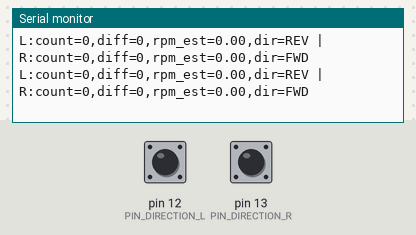
Bench run of a sketch on a simulated Arduino Uno, built with avr-gcc and run on an emulated ATmega328P. On the bench: the last lines printed to the serial monitor. Inputs (shaded band) come from the test bench; at power-on: pin 12 (PIN_DIRECTION_L) HIGH, pin 13 (PIN_DIRECTION_R) HIGH.

Above: at 1.4 s.
1.5 s: pin 12 (PIN_DIRECTION_L) pulled LOW for 0.25 s
At 1.76 s:
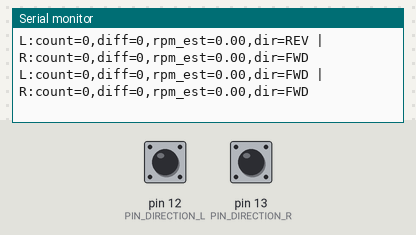
3.2 s: pin 13 (PIN_DIRECTION_R) pulled LOW for 0.25 s
At 3.36 s:
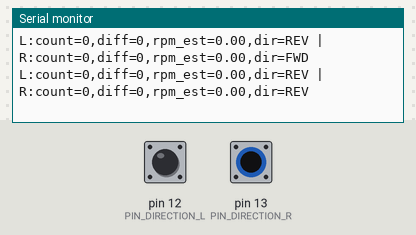
4.9 s: pin 12 (PIN_DIRECTION_L) driven LOW and pin 13 (PIN_DIRECTION_R) driven LOW
At 5.16 s:
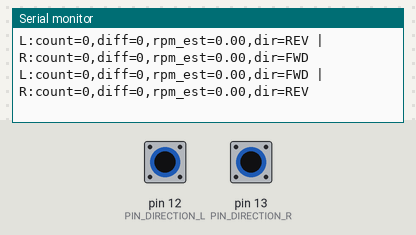

The sketch:

encoder_count_test.ino
```cpp
#include <Arduino.h>

// DC mode only: set to 1 for left encoder, 0 for right encoder.
#ifndef USE_LEFT_ENCODER
#define USE_LEFT_ENCODER 0
#endif

// 0: DC motor driver (quadrature encoder)
// 1: BLDC driver HM-5100J (SPEED-OUT)
// 2: BLDC driver HP-5097 (SPEED-OUT)
#ifndef DRIVER_TYPE
#define DRIVER_TYPE 1
#endif

#define DRIVER_DC 0
#define DRIVER_BLDC_HM5100J 1
#define DRIVER_BLDC_HP5097 2

constexpr uint8_t PIN_ENCODER_L_A = 2;
constexpr uint8_t PIN_ENCODER_L_B = 3;
constexpr uint8_t PIN_ENCODER_R_A = 8;
constexpr uint8_t PIN_ENCODER_R_B = 9;
constexpr uint8_t PIN_SPEED_OUT_L = 5;
constexpr uint8_t PIN_SPEED_OUT_R = 7;
constexpr uint8_t PIN_DIRECTION_L = 12;
constexpr uint8_t PIN_DIRECTION_R = 13;
constexpr bool kDirectionHighIsForwardLeft = false;
constexpr bool kDirectionHighIsForwardRight = true;

constexpr bool kLeftReverse = false;
constexpr bool kRightReverse = true;
constexpr int kSpeedOutPulsesPerRev = 30;

constexpr uint32_t kBaud = 115200;
constexpr uint32_t kReportMs = 200;

struct EncoderState {
  volatile long count;
  volatile uint8_t last_state;  // used for quadrature mode only
  uint8_t pin_a;
  uint8_t pin_b;
  bool reverse;
  bool use_quadrature;
};

EncoderState encoder;
volatile long bldc_count_left = 0;
volatile long bldc_count_right = 0;

int8_t readDirectionSign(uint8_t pin_direction, bool high_is_forward) {
  bool high = (digitalRead(pin_direction) == HIGH);
  bool forward = high_is_forward ? high : !high;
  return forward ? 1 : -1;
}

void updateQuadratureEncoder() {
  bool a_state = digitalRead(encoder.pin_a);
  bool b_state = digitalRead(encoder.pin_b);
  uint8_t state = static_cast<uint8_t>((a_state << 1) | (b_state ? 1 : 0));
  if (state == encoder.last_state) {
    return;
  }

  static const int8_t transition_table[4][4] = {
      { 0, -1,  1,  0},
      { 1,  0,  0, -1},
      {-1,  0,  0,  1},
      { 0,  1, -1,  0},
  };

  int8_t delta = transition_table[encoder.last_state][state];
  if (delta != 0) {
    if (encoder.reverse) {
      delta = -delta;
    }
    encoder.count += delta;
  }
  encoder.last_state = state;
}

void encoderHandler() {
  updateQuadratureEncoder();
}

void speedOutLeftHandler() {
  bldc_count_left += readDirectionSign(PIN_DIRECTION_L, kDirectionHighIsForwardLeft);
}

void speedOutRightHandler() {
  bldc_count_right += readDirectionSign(PIN_DIRECTION_R, kDirectionHighIsForwardRight);
}

void setup() {
  Serial.begin(kBaud);

  encoder.use_quadrature = (DRIVER_TYPE == DRIVER_DC);

#if DRIVER_TYPE == DRIVER_DC
  Serial.println("Driver: DC (quadrature)");
  #if USE_LEFT_ENCODER
    Serial.println("Encoder: LEFT");
    encoder.pin_a = PIN_ENCODER_L_A;
    encoder.pin_b = PIN_ENCODER_L_B;
    encoder.reverse = kLeftReverse;
  #else
    Serial.println("Encoder: RIGHT");
    encoder.pin_a = PIN_ENCODER_R_A;
    encoder.pin_b = PIN_ENCODER_R_B;
    encoder.reverse = kRightReverse;
  #endif
#elif DRIVER_TYPE == DRIVER_BLDC_HM5100J
  Serial.println("Driver: BLDC HM-5100J (SPEED-OUT)");
#elif DRIVER_TYPE == DRIVER_BLDC_HP5097
  Serial.println("Driver: BLDC HP-5097 (SPEED-OUT)");
#else
#error "Unsupported DRIVER_TYPE. Use 0, 1, or 2."
#endif

  if (encoder.use_quadrature) {
    pinMode(encoder.pin_a, INPUT_PULLUP);
    pinMode(encoder.pin_b, INPUT_PULLUP);
    uint8_t initial_a = digitalRead(encoder.pin_a);
    uint8_t initial_b = digitalRead(encoder.pin_b);
    encoder.last_state = static_cast<uint8_t>((initial_a << 1) | (initial_b & 0x01));
    attachInterrupt(digitalPinToInterrupt(encoder.pin_a), encoderHandler, CHANGE);
    attachInterrupt(digitalPinToInterrupt(encoder.pin_b), encoderHandler, CHANGE);
    encoder.count = 0;
  } else {
    pinMode(PIN_SPEED_OUT_L, INPUT_PULLUP);
    pinMode(PIN_SPEED_OUT_R, INPUT_PULLUP);
    pinMode(PIN_DIRECTION_L, INPUT_PULLUP);
    pinMode(PIN_DIRECTION_R, INPUT_PULLUP);
    attachInterrupt(digitalPinToInterrupt(PIN_SPEED_OUT_L), speedOutLeftHandler, RISING);
    attachInterrupt(digitalPinToInterrupt(PIN_SPEED_OUT_R), speedOutRightHandler, RISING);
    Serial.print("SPEED-OUT pulses/rev: ");
    Serial.println(kSpeedOutPulsesPerRev);
    Serial.println("Direction pins: LEFT=GPIO12, RIGHT=GPIO13");
    bldc_count_left = 0;
    bldc_count_right = 0;
  }
}

void loop() {
  static unsigned long last_report = 0;
  static long last_count_left = 0;
  static long last_count_right = 0;
  if (millis() - last_report >= kReportMs) {
    last_report = millis();
    if (encoder.use_quadrature) {
      long count_snapshot;
      noInterrupts();
      count_snapshot = encoder.count;
      interrupts();
      Serial.print("count=");
      Serial.println(count_snapshot);
    } else {
      long count_left_snapshot;
      long count_right_snapshot;
      noInterrupts();
      count_left_snapshot = bldc_count_left;
      count_right_snapshot = bldc_count_right;
      interrupts();

      long diff_left = count_left_snapshot - last_count_left;
      long diff_right = count_right_snapshot - last_count_right;
      float rev_left = static_cast<float>(diff_left) / static_cast<float>(kSpeedOutPulsesPerRev);
      float rev_right = static_cast<float>(diff_right) / static_cast<float>(kSpeedOutPulsesPerRev);
      float rpm_left = rev_left * (60000.0f / static_cast<float>(kReportMs));
      float rpm_right = rev_right * (60000.0f / static_cast<float>(kReportMs));
      bool forward_left = (readDirectionSign(PIN_DIRECTION_L, kDirectionHighIsForwardLeft) > 0);
      bool forward_right = (readDirectionSign(PIN_DIRECTION_R, kDirectionHighIsForwardRight) > 0);

      Serial.print("L:count=");
      Serial.print(count_left_snapshot);
      Serial.print(",diff=");
      Serial.print(diff_left);
      Serial.print(",rpm_est=");
      Serial.print(rpm_left, 2);
      Serial.print(",dir=");
      Serial.print(forward_left ? "FWD" : "REV");
      Serial.print(" | R:count=");
      Serial.print(count_right_snapshot);
      Serial.print(",diff=");
      Serial.print(diff_right);
      Serial.print(",rpm_est=");
      Serial.print(rpm_right, 2);
      Serial.print(",dir=");
      Serial.println(forward_right ? "FWD" : "REV");

      last_count_left = count_left_snapshot;
      last_count_right = count_right_snapshot;
    }
  }
}
```

Measured:
- after the input at 1.5 s, the serial monitor: prints a new line after 0.10 s (image 1)
- after the input at 3.2 s, the serial monitor: prints a new line at once (image 2)
- after the input at 4.9 s, the serial monitor: prints a new line after 0.10 s (image 3)
